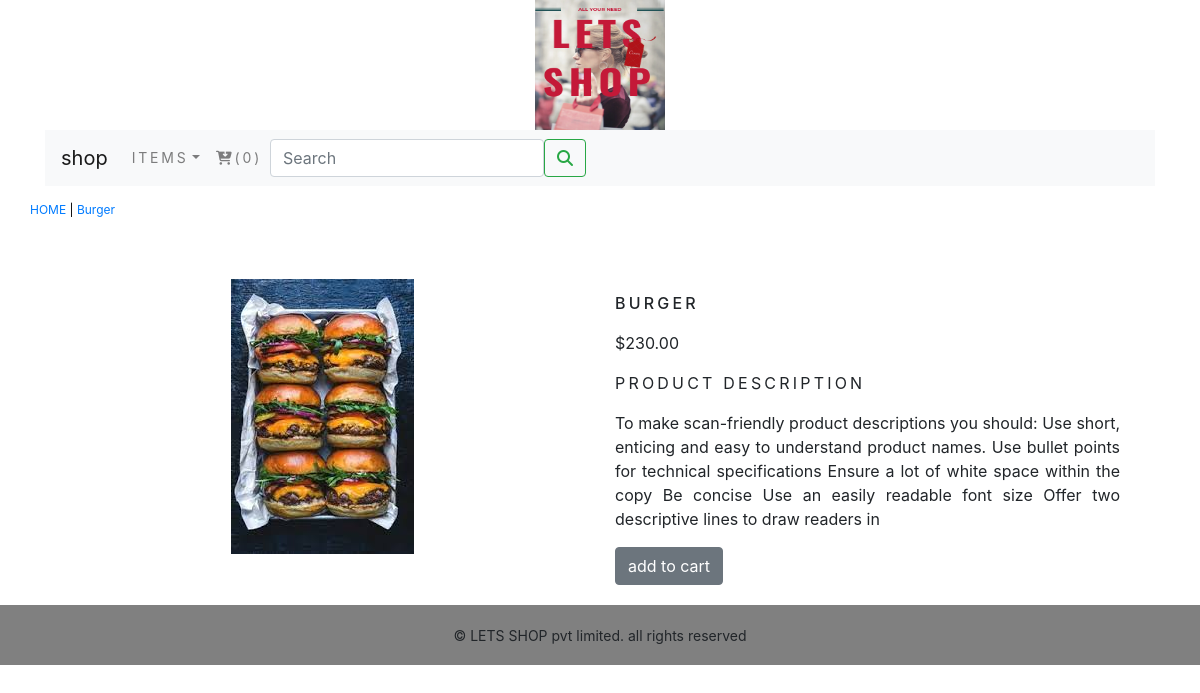
The page /shop/foodlist/burger/ on the database its author committed.
### ecommerceapp/models.py (models this page shows, shortened)
class Product(models.Model):
    name=models.CharField(max_length=230,unique=True)
    slug=models.SlugField(max_length=250,unique=True)
    desc=models.TextField(blank=True)
    price=models.DecimalField(max_digits=10,decimal_places=2)
    category=models.ForeignKey(Category,on_delete=models.CASCADE)
    img = models.ImageField(upload_to='product', blank=True)
    stock=models.IntegerField()
    available=models.BooleanField(default=True)
    created=models.DateTimeField(auto_now=True)
    updated=models.DateTimeField(auto_now=True)
    class Meta:
        ordering=('name',)
        verbose_name='product'
        verbose_name_plural='products'

### ecommerceapp/views.py (the view)
# urls.py: path('<slug:c_slug>/<slug:product_slug>/', views.prodetail, name='prodetail'),
def prodetail(request,c_slug,product_slug):
    try:
       product=Product.objects.get(category__slug=c_slug,slug=product_slug)
    except Exception as e:
        raise e
    return render(request,"product.html",{'product':product})

### cart/context_processors.py (called while the page is built)
def counter(request):
    item_count=0
    if 'admin' in request.path:
        return {}
    else:
        try:
            cart=Cart.objects.filter(cart_id=cart_id(request))
            cart_items=Cart_item.objects.all().filter(cart=cart[:1])
            for cart_item in cart_items:
                item_count += cart_item.quantity
        except Cart.DoesNotExist:
            item_count = 0
    return dict(item_count=item_count)

### cart/views.py (called while the page is built)
def cart_id(request):
    cart=request.session.session_key
    if not cart:
        cart=request.session.create()
    return cart

### ecommerceapp/context_processors.py (called while the page is built)
def menu_links(request):
    links=Category.objects.all()
    return dict(links=links)

### ecommerceapp/models.py (called while the page is built)
    def get_url(self):
        return reverse('ecommerceapp:prod_by_cat',args=[self.slug])

### templates/product.html (shortened to what this page needs)
{% extends 'base.html' %}
{% load static %}
{% block content %}
<div class="row my_pro_row_class ">
    <div class="mx_auto">
       <p > <a  href="{% url 'ecommerceapp:Allprodcat' %}">HOME</a> | <a href="{{product.category.get_url}}">{{product.name}}</a></p>
    </div>
</div>
<div class="container">
<br>
<div class="row">
    <div class="col-12 col-sm-12 col-md-12 col-lg-6 text-center">
        <div style="min-width:18rem">
            <img src="{{product.img.url}}" alt="{{product.name}}">
        </div>
    </div>
        <div class="col-12 col-sm-12 col-md-12 col-lg-6  a ">
            <div>
            <h1 class="my_product_title">{{product.name}}</h1>
            <p>${{product.price}}</p>
            <p class="my_title">PRODUCT DESCRIPTION</p>
             <p class="text-justify my_prod_text">{{product.desc}}</p>
            {% if product.stock <= 0 %}
            <P class="text-justify my_prod_text"><b>OUT OF STOCK</b></P>
            {% else %}
            <a class="btn  btn-secondary" href="{% url 'cart:add_cart' product.id %}">add to cart</a>
            {% endif %}
        </div>
        </div>
 </div>
 </div>
{% endblock %}

### static/css/custom.css (style rules this page uses)
body { font-family: 'Coda Caption', sans-serif; }
.my_title { font-size:16px; text_transform:uppercase; letter-spacing:.2em; }
.my_pro_row_class { padding-top:15px; padding-bottom:20px; padding-right:50px; }
.my_pro_row_class .mx_auto { color:#000; font-size:12px; text-decoration:none; }
.my_product_title { font-size:16px; text-transform:uppercase; letter-spacing:.2em; padding-top:15px; padding-bottom:10px; }
.my_prod_text { padding-right:20px; }
.a { margin-bottom:20px; }

### rows shown on the page
Product: name "Burger", img (picture), name "BURGER", price "230.00", desc "To make scan-friendly product descriptions you should: Use short, enticing and easy to understand product names. Use bullet points for technical specifications Ensure a lot of white space within the copy Be concise Use an easily readable font size Offer two descriptive lines to draw readers in"

### other values the page prints
{{ item_count }} "0"
